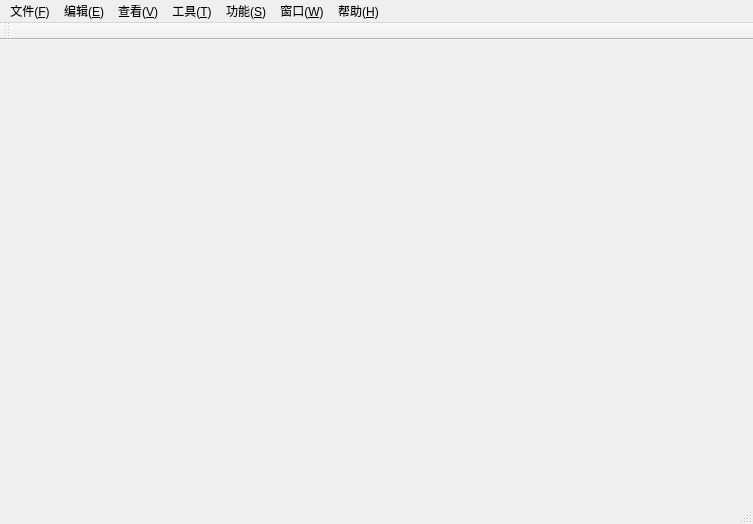
<?xml version="1.0" encoding="UTF-8"?>
<ui version="4.0">
 <class>ADrawMainWindow</class>
 <widget class="QMainWindow" name="ADrawMainWindow">
  <property name="geometry">
   <rect>
    <x>0</x>
    <y>0</y>
    <width>753</width>
    <height>524</height>
   </rect>
  </property>
  <property name="windowTitle">
   <string>ADrawMainWindow</string>
  </property>
  <widget class="QWidget" name="centralWidget"/>
  <widget class="QMenuBar" name="menuBar">
   <property name="geometry">
    <rect>
     <x>0</x>
     <y>0</y>
     <width>753</width>
     <height>23</height>
    </rect>
   </property>
   <widget class="QMenu" name="menu_F">
    <property name="title">
     <string>文件(&amp;F)</string>
    </property>
    <addaction name="action_N"/>
    <addaction name="action_O"/>
    <addaction name="action_C"/>
    <addaction name="separator"/>
    <addaction name="action_S"/>
    <addaction name="action_D"/>
   </widget>
   <widget class="QMenu" name="menu_E">
    <property name="title">
     <string>编辑(&amp;E)</string>
    </property>
   </widget>
   <widget class="QMenu" name="menu_V">
    <property name="title">
     <string>查看(&amp;V)</string>
    </property>
   </widget>
   <widget class="QMenu" name="menu_T">
    <property name="title">
     <string>工具(&amp;T)</string>
    </property>
   </widget>
   <widget class="QMenu" name="menu_S">
    <property name="title">
     <string>功能(&amp;S)</string>
    </property>
   </widget>
   <widget class="QMenu" name="menu_W">
    <property name="title">
     <string>窗口(&amp;W)</string>
    </property>
   </widget>
   <widget class="QMenu" name="menu_H">
    <property name="title">
     <string>帮助(&amp;H)</string>
    </property>
   </widget>
   <addaction name="menu_F"/>
   <addaction name="menu_E"/>
   <addaction name="menu_V"/>
   <addaction name="menu_T"/>
   <addaction name="menu_S"/>
   <addaction name="menu_W"/>
   <addaction name="menu_H"/>
  </widget>
  <widget class="QToolBar" name="mainToolBar">
   <attribute name="toolBarArea">
    <enum>TopToolBarArea</enum>
   </attribute>
   <attribute name="toolBarBreak">
    <bool>false</bool>
   </attribute>
  </widget>
  <widget class="QStatusBar" name="statusBar"/>
  <action name="action_N">
   <property name="text">
    <string>新建(&amp;N)</string>
   </property>
   <property name="shortcut">
    <string>Ctrl+N</string>
   </property>
  </action>
  <action name="action_O">
   <property name="text">
    <string>打开(&amp;O)</string>
   </property>
   <property name="shortcut">
    <string>Ctrl+O</string>
   </property>
  </action>
  <action name="action_C">
   <property name="text">
    <string>关闭(&amp;C)</string>
   </property>
   <property name="shortcut">
    <string>Ctrl+C</string>
   </property>
  </action>
  <action name="action_S">
   <property name="text">
    <string>保存(&amp;S)</string>
   </property>
   <property name="shortcut">
    <string>Ctrl+S</string>
   </property>
  </action>
  <action name="action_D">
   <property name="text">
    <string>删除(&amp;D)</string>
   </property>
   <property name="shortcut">
    <string>Ctrl+D</string>
   </property>
  </action>
  <action name="action_F">
   <property name="text">
    <string>释放(&amp;F)</string>
   </property>
  </action>
 </widget>
 <layoutdefault spacing="6" margin="11"/>
 <resources/>
 <connections/>
</ui>
